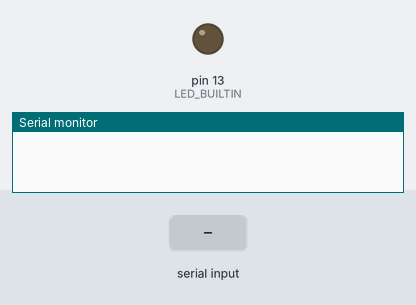
This sketch was run on a simulated Arduino Mega 2560, built with avr-gcc and run on an emulated ATmega2560. On the bench: output pins drawn as LEDs (lit = HIGH), the last lines printed to the serial monitor. The inputs (shaded band) are chosen by the test bench.

Above: at 4.2 s.
4.3 s: "h" received over the second serial link
At 5.5 s:
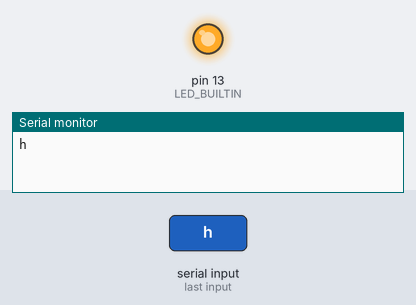
5.8 s: "i" received over the second serial link
At 6.9 s:
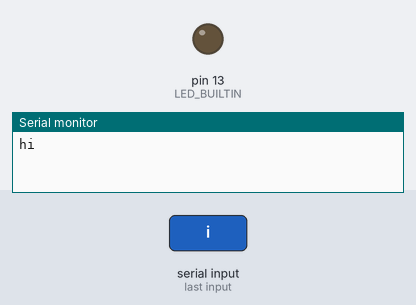
Timing chart, 0 to 8.8 s (numbered marks = the images above; inputs shaded):
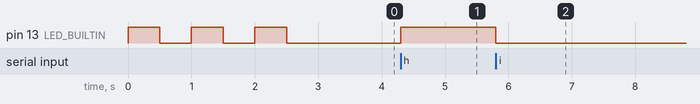

Measured:
- after the input at 4.3 s, pin 13 (LED_BUILTIN): LOW → HIGH at once
- after the input at 5.8 s, pin 13 (LED_BUILTIN): HIGH → LOW at once

The sketch:

NanoB.ino
```cpp
// NANO B -- REMOTE LED LIGHT - SLAVE
// enable output after short delay setup serial

class recieve {
  public:
    bool stx;
    bool addr;
    bool seq;
    bool ext;
    int lastSeq;
    String expected[5] = {"stx", "addr", "seq", "message", "ext"};
    String stxString = "start of text";
    String extString = "end of text";
};

void setup() {
  // make the built in an output
  pinMode(LED_BUILTIN, OUTPUT);

  char startFlash = 0;  // flash test onboard
  while (startFlash <= 2) {
    startFlash++;
    digitalWrite(LED_BUILTIN, HIGH);
    delay(500);
    digitalWrite(LED_BUILTIN, LOW);
    delay(500);
    }

   digitalWrite(LED_BUILTIN, LOW); // cleanup and run
   Serial.begin(9600);  // initialize serial:
   Serial1.begin(9600);
}


void loop() {  // the loop function runs over and over again forever
  while (Serial1.available() > 0) {  // if there's any serial available, read it:
    // Serial.println("available");
    int led = Serial1.read();    // look for the valid integer in the incoming serial stream:
    Serial.write(led);
      // look for the newline. That's the end of your command:
      if (led == 104) { digitalWrite(LED_BUILTIN, HIGH); }
      else if(led == 105) { digitalWrite(LED_BUILTIN, LOW); }
    }

}
```
